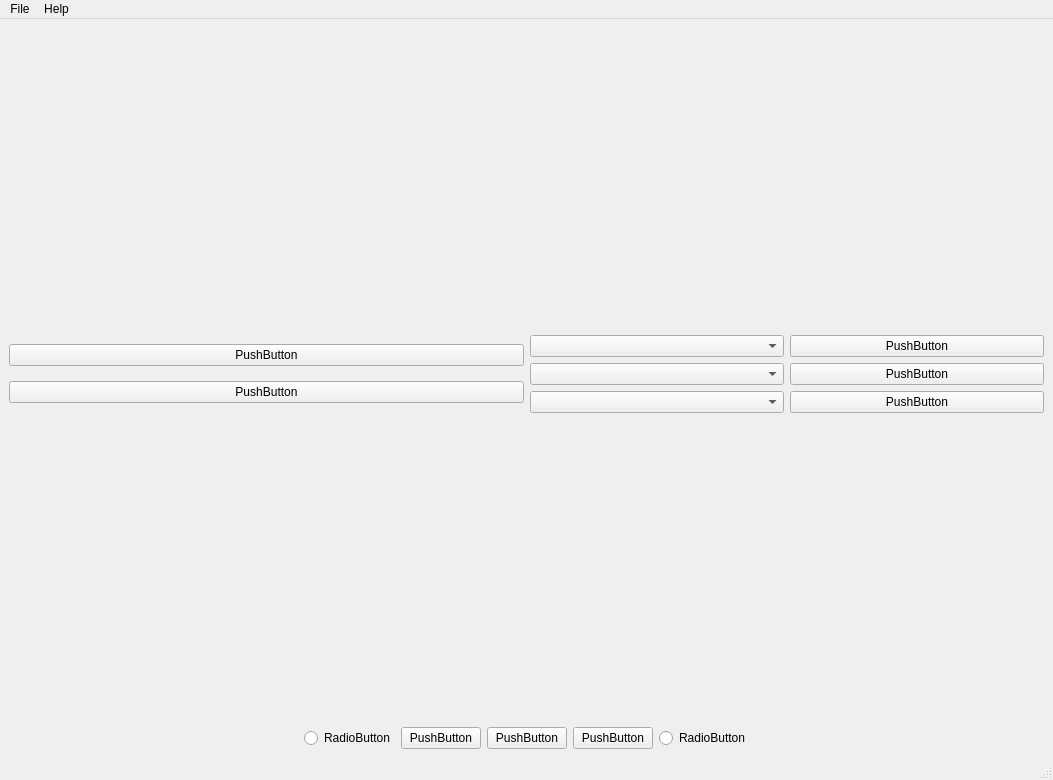
<?xml version="1.0" encoding="UTF-8"?>
<ui version="4.0">
 <class>MainWindow</class>
 <widget class="QMainWindow" name="MainWindow">
  <property name="geometry">
   <rect>
    <x>0</x>
    <y>0</y>
    <width>1053</width>
    <height>780</height>
   </rect>
  </property>
  <property name="windowTitle">
   <string>Image Processing</string>
  </property>
  <widget class="QWidget" name="centralwidget">
   <layout class="QVBoxLayout" name="verticalLayout_4">
    <item>
     <layout class="QVBoxLayout" name="verticalLayout">
      <item>
       <layout class="QVBoxLayout" name="verticalLayout_2" stretch="0,0">
        <property name="sizeConstraint">
         <enum>QLayout::SetMaximumSize</enum>
        </property>
        <item>
         <layout class="QHBoxLayout" name="horizontalLayout">
          <item>
           <layout class="QVBoxLayout" name="verticalLayout_5">
            <item>
             <widget class="QPushButton" name="pushButton_4">
              <property name="text">
               <string>PushButton</string>
              </property>
             </widget>
            </item>
            <item>
             <widget class="QPushButton" name="pushButton_5">
              <property name="text">
               <string>PushButton</string>
              </property>
             </widget>
            </item>
           </layout>
          </item>
          <item>
           <layout class="QVBoxLayout" name="verticalLayout_6"/>
          </item>
          <item>
           <layout class="QVBoxLayout" name="verticalLayout_3">
            <item>
             <layout class="QHBoxLayout" name="horizontalLayout_8">
              <item>
               <widget class="QComboBox" name="comboBox"/>
              </item>
              <item>
               <widget class="QPushButton" name="pushButton_6">
                <property name="text">
                 <string>PushButton</string>
                </property>
               </widget>
              </item>
             </layout>
            </item>
            <item>
             <layout class="QHBoxLayout" name="horizontalLayout_7">
              <item>
               <widget class="QComboBox" name="comboBox_2"/>
              </item>
              <item>
               <widget class="QPushButton" name="pushButton_7">
                <property name="text">
                 <string>PushButton</string>
                </property>
               </widget>
              </item>
             </layout>
            </item>
            <item>
             <layout class="QHBoxLayout" name="horizontalLayout_5">
              <item>
               <widget class="QComboBox" name="comboBox_3"/>
              </item>
              <item>
               <widget class="QPushButton" name="pushButton_8">
                <property name="text">
                 <string>PushButton</string>
                </property>
               </widget>
              </item>
             </layout>
            </item>
           </layout>
          </item>
         </layout>
        </item>
        <item>
         <layout class="QHBoxLayout" name="horizontalLayout_4"/>
        </item>
       </layout>
      </item>
      <item>
       <layout class="QHBoxLayout" name="horizontalLayout_2">
        <property name="sizeConstraint">
         <enum>QLayout::SetMinimumSize</enum>
        </property>
        <item>
         <spacer name="horizontalSpacer_2">
          <property name="orientation">
           <enum>Qt::Horizontal</enum>
          </property>
          <property name="sizeHint" stdset="0">
           <size>
            <width>40</width>
            <height>20</height>
           </size>
          </property>
         </spacer>
        </item>
        <item>
         <widget class="QRadioButton" name="radioButton">
          <property name="text">
           <string>RadioButton</string>
          </property>
         </widget>
        </item>
        <item>
         <widget class="QPushButton" name="pushButton_2">
          <property name="text">
           <string>PushButton</string>
          </property>
         </widget>
        </item>
        <item>
         <widget class="QPushButton" name="pushButton_3">
          <property name="text">
           <string>PushButton</string>
          </property>
         </widget>
        </item>
        <item>
         <widget class="QPushButton" name="pushButton">
          <property name="text">
           <string>PushButton</string>
          </property>
         </widget>
        </item>
        <item>
         <widget class="QRadioButton" name="radioButton_2">
          <property name="text">
           <string>RadioButton</string>
          </property>
         </widget>
        </item>
        <item>
         <spacer name="horizontalSpacer">
          <property name="orientation">
           <enum>Qt::Horizontal</enum>
          </property>
          <property name="sizeHint" stdset="0">
           <size>
            <width>40</width>
            <height>20</height>
           </size>
          </property>
         </spacer>
        </item>
       </layout>
      </item>
     </layout>
    </item>
   </layout>
  </widget>
  <widget class="QMenuBar" name="menubar">
   <property name="geometry">
    <rect>
     <x>0</x>
     <y>0</y>
     <width>1053</width>
     <height>23</height>
    </rect>
   </property>
   <widget class="QMenu" name="menuFile">
    <property name="title">
     <string>File</string>
    </property>
    <addaction name="actionLoad_data"/>
    <addaction name="separator"/>
    <addaction name="separator"/>
    <addaction name="actionExit"/>
   </widget>
   <widget class="QMenu" name="menuHelp">
    <property name="title">
     <string>Help</string>
    </property>
    <addaction name="actionLicense"/>
    <addaction name="actionAbout"/>
   </widget>
   <addaction name="menuFile"/>
   <addaction name="menuHelp"/>
  </widget>
  <widget class="QStatusBar" name="statusbar"/>
  <action name="actionLoad_data">
   <property name="text">
    <string>Load data</string>
   </property>
  </action>
  <action name="actionSave_original_image">
   <property name="text">
    <string>Save original image</string>
   </property>
  </action>
  <action name="actionSave_processed_image">
   <property name="text">
    <string>Save processed image</string>
   </property>
  </action>
  <action name="actionExit">
   <property name="text">
    <string>Exit</string>
   </property>
  </action>
  <action name="actionLicense">
   <property name="text">
    <string>License</string>
   </property>
  </action>
  <action name="actionAbout">
   <property name="text">
    <string>About</string>
   </property>
  </action>
 </widget>
 <resources/>
 <connections/>
</ui>
